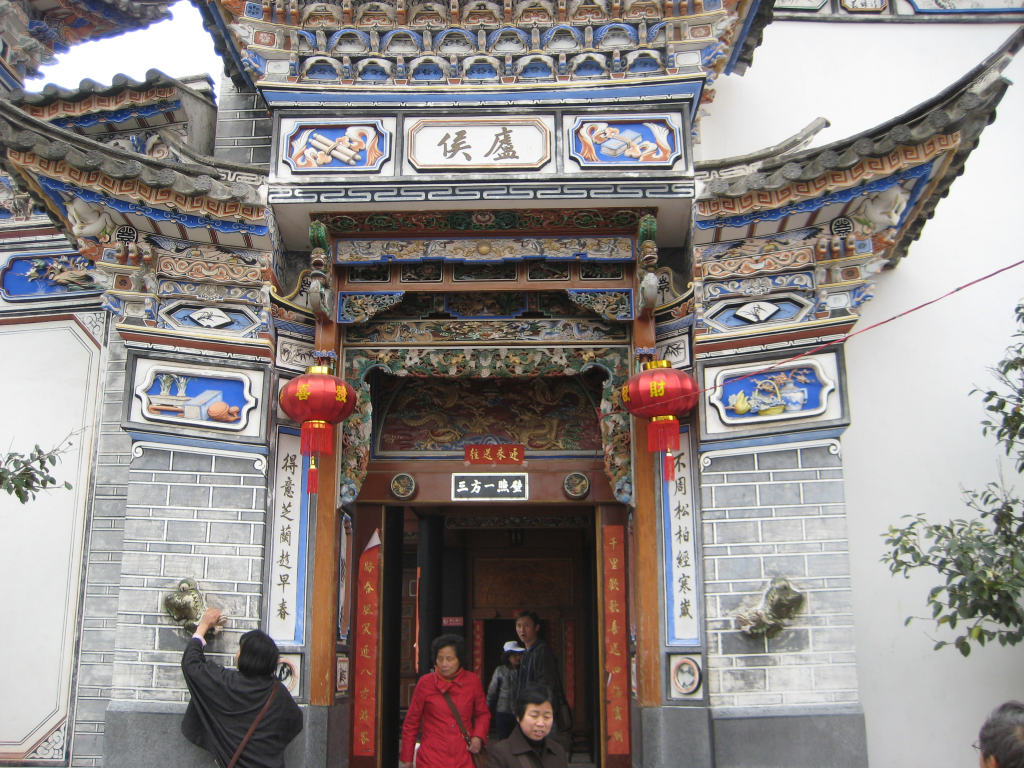
#> input picture test/pic/IMG_0883.JPG, 3072 x 2304 px (shown at 1/3 size); its folder holds 2 pictures in this run
$ python 005.py   (older library calls are emulated)
#> lines starting #> are read from the running program, lines starting #| are printed output that depends on the picture
#!/bin/usr/env python
# -*- coding:utf-8 -*-
#第 0005 题： 你有一个目录，装了很多照片，把它们的尺寸变成都不大于 iPhone5 分辨率(1136*640)的大小。

import os
from PIL import Image

ext = ['jpg','jpeg','png']
path='./pic/'
files = os.listdir(path)

def process_image(filename, mwidth=640, mheigt=1136):
#> called with filename = 'IMG_0883.JPG', mwidth = 640, mheigt = 1136
    image =Image.open(path+filename)
#> image is the input picture: PIL image 3072x2304 RGB; mean R, G, B 142.8, 135.8, 133.7
    w, h = image.size
#> w = 3072; h = 2304
    if w <= mwidth and h <= mheigt:
        print(filename, 'is OK.')
        return
    if 1.0*w/mwidth >1.0*h/mheigt:
        scale = 1.0*w/mwidth
#> scale = 4.8
        new_im = image.resize((int(w/scale), int(h/scale)), Image.ANTIALIAS)
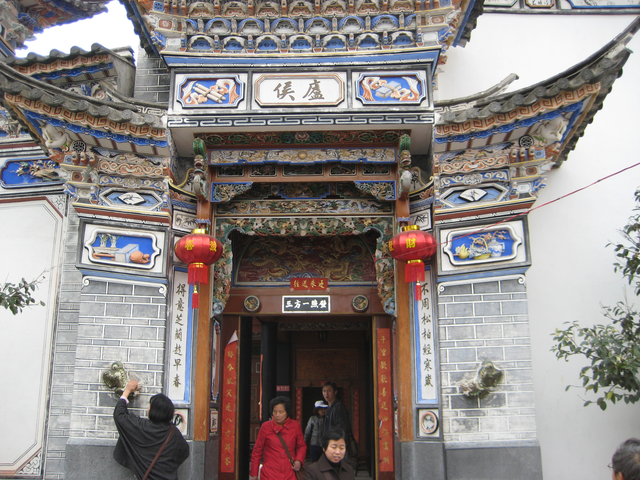
#> new_im: PIL image 640x480 RGB; mean R, G, B 142.8, 135.8, 133.7
    else:
        scale = 1.0*h/mheigt
        new_im = image.resize((int(w/scale), int(h/scale)),Image.ANTIALIAS)
    new_im.save(path+'new-'+filename)
    new_im.close

for file in files:
    if file.split('.')[-1].lower() in ext:
        process_image(file)
